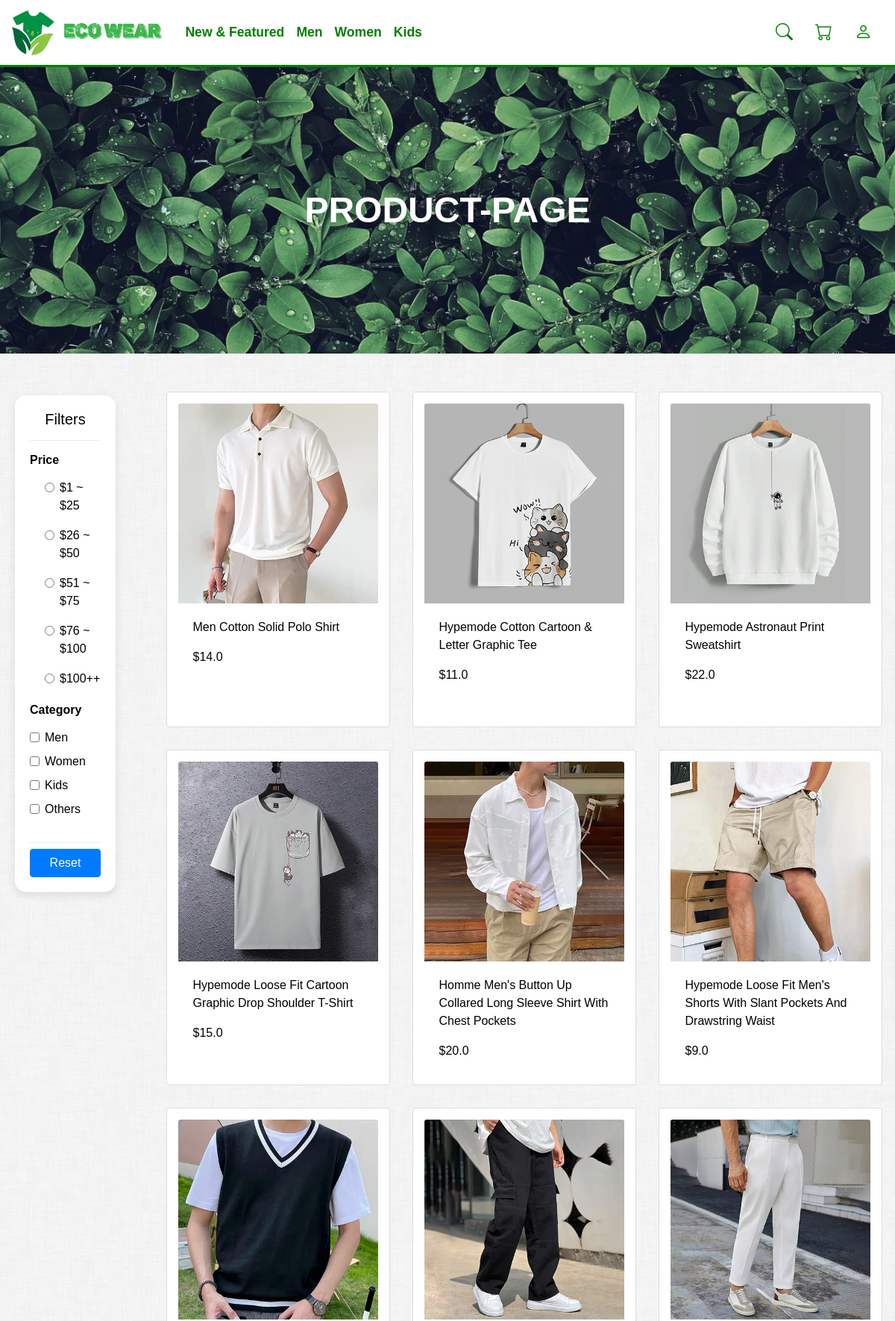
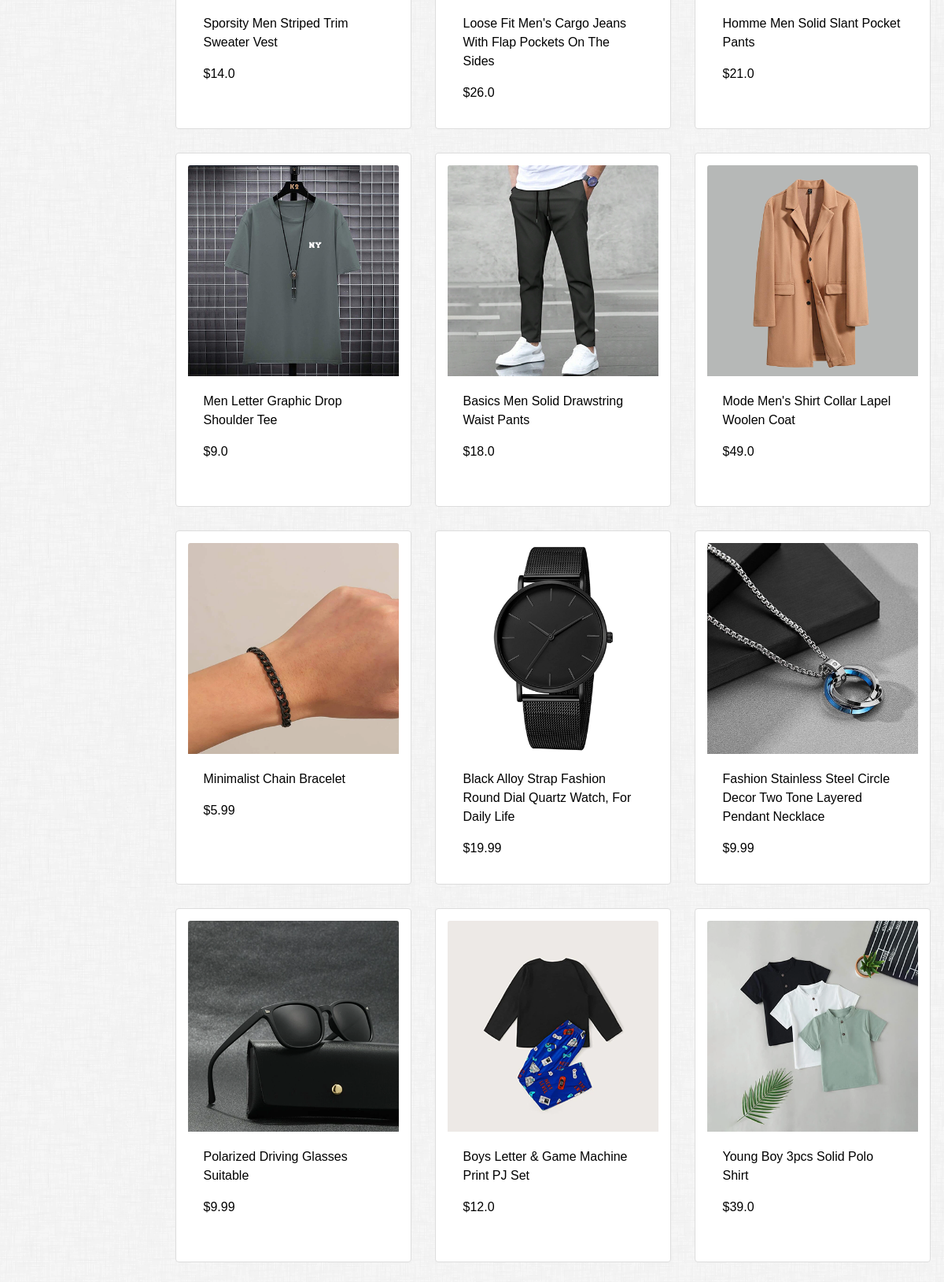
Page /Product (upper part) on the committed database (2 pictures, top to bottom).
### tables this page shows
CREATE TABLE products (
            ProductID INTEGER PRIMARY KEY AUTOINCREMENT,
            image TEXT,
            name TEXT,
            price REAL,
            category TEXT,
            stock INTEGER,
            description TEXT,
            size TEXT
        );

### __init__.py (the view, shortened to what this page needs)
@app.route('/Product', methods=['GET', 'POST'])
def Productpage():
    ProductFilterForm = ProductFilter(request.form)
    product_manager = ProductManager()
    products = product_manager.get_all_products()
    product_manager.close_connection()
    return render_template('Product.html', products=products, form=ProductFilterForm)

### Form.py
class ProductFilter(Form):
    category_men = BooleanField('Men')
    category_women = BooleanField('Women')
    category_kids = BooleanField('Kids')
    category_others = BooleanField('Others')
    pricerange = RadioField('Price', choices=[
        ('1-25', '$1 ~ $25'),
        ('26-50', '$26 ~ $50'),
        ('51-75', '$51 ~ $75'),
        ('76-100', '$76 ~ $100'),
        ('100-999', '$100++')
    ])

### Product.py (called while the page is built)
    def get_all_products(self):
        self.cursor.execute("SELECT * FROM products")
        products_data = self.cursor.fetchall()
        products = [Product(*data) for data in products_data]
        return products

    def close_connection(self):
        self.conn.close()

### __init__.py (called while the page is built)
@app.before_request
def before_request():
    global session_cleared
    if not session_cleared:
        session.clear()
        session_cleared = True

### templates/Product.html (shortened to what this page needs)
{% extends "base.html" %}
{% block content %}
<header class="banner mb-3" style="background-image: url({{ url_for('static', filename='image/green-leaves.jpg') }});">
<div class=" d-flex h-100 align-items-center">
      <div class="mx-auto text-center Text-Outline">
        <h1 class="mx-auto my-0 text-uppercase">Product-page</h1>
      </div>
    </div>
</header>
<div class="containter productpg">
    <div class="row">
        <div class="col-2">
            <div class="FilterWrap">
                <section id="filters">
                    <h5 class="text-center mb-3">Filters</h5>
                    <div class="dropdown-divider"></div>
                    <form id="filterform" method="post" action="{{ url_for('Productpage') }}">
                    <section class="mb-1 mt-3">
                        <h6 class="font-weight-bold mb-3">Price</h6>
                        <div class="pl-4">
                            {% for radio in form.pricerange %}
                            <div class="form-check pl-3">
                                 {{ radio(class="form-check-input", onchange="submitForm()") }}
                                <label>{{ radio.label }}</label>
                            </div>
                            {% endfor %}
                        </div>
                    </section>
                    <section class="mb-4">
                        <h6 class="font-weight-bold mb-3">Category</h6>
                        <div class="form-check">
                        {{ form.category_men(class="form-check-input", onchange="submitForm()") }}
                        <label class="form-check-label">{{ form.category_men.label }}</label>
                        </div>
                        <div class="form-check">
                        {{ form.category_women(class="form-check-input", onchange="submitForm()") }}
                        <label class="form-check-label">{{ form.category_women.label }}</label>
                        </div>
                        <div class="form-check">
                        {{ form.category_kids(class="form-check-input", onchange="submitForm()") }}
                        <label class="form-check-label">{{ form.category_kids.label }}</label>
                        </div>
                        <div class="form-check">
                        {{ form.category_others(class="form-check-input", onchange="submitForm()") }}
                        <label class="form-check-label">{{ form.category_others.label }}</label>
                        </div>
                    </section>
                </form>
                        <div class="dropdown-divider"></div>
                <form method="POST" action="/Product">
                    <div class="text-center"><input type="submit" name="reset_button" value="Reset" class="btn btn-primary w-100"></div>
                </form>
                </section>
            </div>
        </div>
        <div class="col-10">
            <div class="product-container">
                {% for product in products %}
                    <a href="{{ url_for('display_product', product_id=product.id) }}">
                        <div class="card product-card">
                          <img src="{{ url_for('static', filename='image/' + product.image_path) }}" class="card-img-top" alt="">
                          <div class="card-body">
                            <p class="card-text">{{ product.name }}</p>
                            <p class="card-text">${{ product.price }}</p>
                          </div>
                        </div>
                    </a>
                {% endfor %}
            </div>
        </div>
    </div>
</div>
{% endblock %}

### static/assets/style.css (style rules this page uses)
.containter { padding: 0px 15px; }
body { ; font-family: 'Poppins'; color: black; font-family: Arial, sans-serif; padding: 0; margin: 0; }
.productpg { padding: 20px 0px 50px 0px; }
.product-container { display: flex; flex-wrap: wrap; justify-content: center; }
.product-card { border: 1px solid #ddd; padding: 15px; margin: 15px; width: 300px; height:450px; }
.product-container a { text-decoration: none; color:black; }
.FilterWrap { box-shadow: rgba(0, 0, 0, 0.1) 0px 4px 12px; border-top-right-radius: 15px 15px; border-bottom-right-radius: 15px 15px; border-top-left-radius: 15px 15px; border-bottom-left-radius: 15px 15px; padding: 20px; margin: 20px; background-color:white; }
.banner { position:relative; width:100%; height:300px; min-height:8rem; padding:12rem 0; background:linear-gradient(to bottom,rgba(22,22,22,.3) 0,rgba(22,22,22,.7) 75%,#161616 100%); background-position:center; background-repeat:no-repeat; background-attachment:scroll; background-size:cover; color: white; }
.banner h1 { margin: 0 0 10px 0; font-size: 48px; font-weight: 750; line-height: 56px; color: #fff; }

### rows in the picture
products: image (picture), name "Men Cotton Solid Polo Shirt", price "14.0"
products: image (picture), name "Hypemode Cotton Cartoon & Letter Graphic Tee", price "11.0"
products: image (picture), name "Hypemode Astronaut Print Sweatshirt", price "22.0"
products: image (picture), name "Hypemode Loose Fit Cartoon Graphic Drop Shoulder T-Shirt", price "15.0"
products: image (picture), name "Homme Men's Button Up Collared Long Sleeve Shirt With Chest Pockets", price "20.0"
products: image (picture), name "Hypemode Loose Fit Men's Shorts With Slant Pockets And Drawstring Waist", price "9.0"
products: image (picture), name "Sporsity Men Striped Trim Sweater Vest", price "14.0"
products: image (picture), name "Loose Fit Men's Cargo Jeans With Flap Pockets On The Sides", price "26.0"
products: image (picture), name "Homme Men Solid Slant Pocket Pants", price "21.0"
products: image (picture), name "Men Letter Graphic Drop Shoulder Tee", price "9.0"
products: image (picture), name "Basics Men Solid Drawstring Waist Pants", price "18.0"
products: image (picture), name "Mode Men's Shirt Collar Lapel Woolen Coat", price "49.0"
products: image (picture), name "Minimalist Chain Bracelet", price "5.99"
products: image (picture), name "Black Alloy Strap Fashion Round Dial Quartz Watch, For Daily Life", price "19.99"
products: image (picture), name "Fashion Stainless Steel Circle Decor Two Tone Layered Pendant Necklace", price "9.99"
products: image (picture), name "Polarized Driving Glasses Suitable", price "9.99"
products: image (picture), name "Boys Letter & Game Machine Print PJ Set", price "12.0"
products: image (picture), name "Young Boy 3pcs Solid Polo Shirt", price "39.0"

### other values in the picture
{{ radio.label }} "$1 ~ $25" "$26 ~ $50" "$51 ~ $75" "$76 ~ $100" "$100++"
